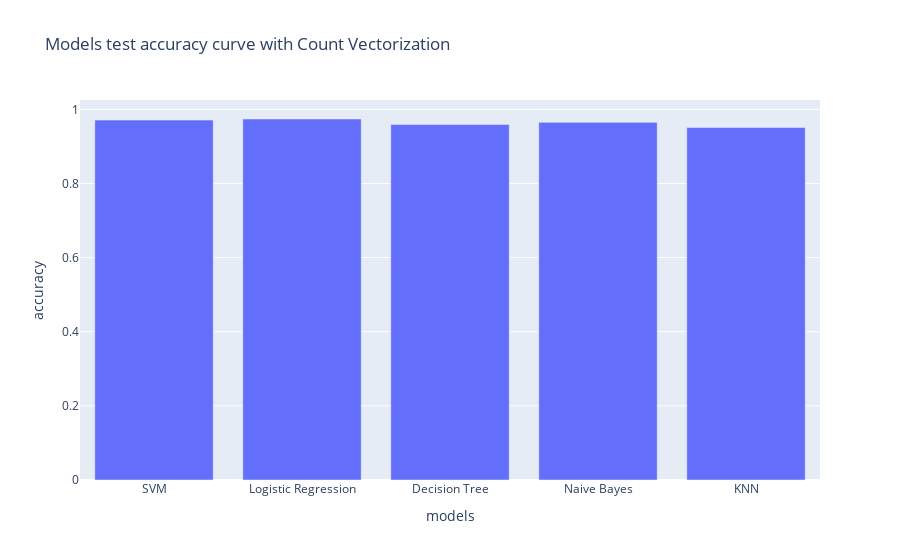

The cell this chart's notebook holds for it:
### Code cell
px.bar(x=y_data,y=x_data,title="Models test accuracy curve with Count Vectorization",labels={'x':'models','y':'accuracy'})

### Figure 1 — Plotly figure (JSON) as saved in the notebook; plotly's stock layout.template omitted (floating-point values rounded to 4 significant figures)
{"data": [{"alignmentgroup": "True", "hovertemplate": "models=%{x}<br>accuracy=%{y}<extra></extra>", "legendgroup": "", "marker": {"color": "#636efa", "pattern": {"shape": ""}}, "name": "", "offsetgroup": "", "orientation": "v", "showlegend": false, "textposition": "auto", "type": "bar", "x": ["SVM", "Logistic Regression", "Decision Tree", "Naive Bayes", "KNN"], "xaxis": "x", "y": [0.971, 0.974, 0.959, 0.965, 0.951], "yaxis": "y"}], "layout": {"barmode": "relative", "legend": {"tracegroupgap": 0}, "title": {"text": "Models test accuracy curve with Count Vectorization"}, "xaxis": {"anchor": "y", "domain": [0, 1], "title": {"text": "models"}}, "yaxis": {"anchor": "x", "domain": [0, 1], "title": {"text": "accuracy"}}}}
